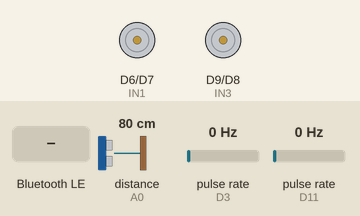
This sketch was run on a simulated Arduino Uno R4 WiFi. Shown: motor-driver pin pairs drawn as motors (green arrow = first pin HIGH = forward, orange = second pin HIGH = backward, longer = more drive, scaled by the enable pin). Wiring (inferred from the names in the program): 2 × pulse sensor: data D3 / data D11. The test bench sets the inputs (shaded band); at power-on: distance to the obstacle (sensor on A0) 80 cm, pulse rate (sensors on D3, D11) 0 Hz. The echo pulse lasts 58.3 µs per cm; nothing arrives over Bluetooth unless stated; a phone connects over Bluetooth LE 3 s after start; what the sketch prints to the serial monitor is not drawn.

Above: at 2.2 s.
2.3 s: Bluetooth LE write "start" received
At 4.08 s:
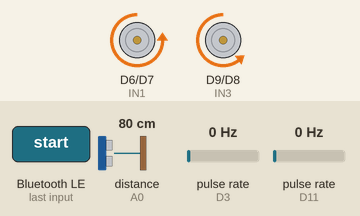
At 5.0 s:
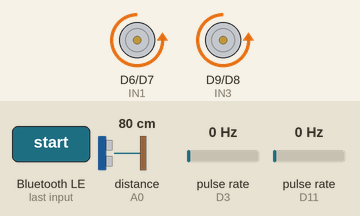
5.3 s: distance to the obstacle (sensor on A0) set to 21 cm
6.8 s: distance to the obstacle (sensor on A0) set to 18 cm
At 7.7 s:
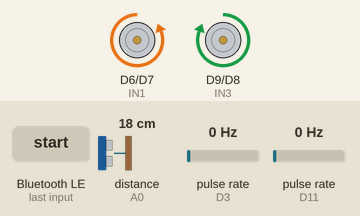
9.8 s: pulse rate (sensor on D3) set to 50 Hz
Timing chart, 0 to 12.8 s (numbered marks = the images above; inputs shaded):
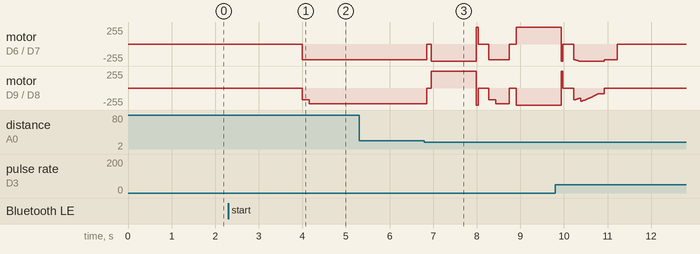

Measured:
- the behaviour switches between 20 and 19 cm on distance to the obstacle (sensor on A0) (found by bisection; images 2 and 3)
- after the input at 2.3 s, motor on D6 (IN1) / D7 (IN2): stopped → backward 233/255 after 1.7 s; motor on D9 (IN3) / D8 (IN4): stopped → backward 178/255 after 1.7 s, → backward 233/255 0.15 s later
- after the input at 5.3 s, every drawn part: stays the same

The sketch:

simple_avoid.ino
```cpp
// ============================================================================
// SIMPLE AVOID — เหตุการณ์เดียวคงที่: วิ่งตรง -> เจอสิ่งกีดขวางหยุด -> เลี้ยวขวา
// เลี่ยง -> วิ่งผ่าน -> เลี้ยวซ้ายกลับแนวเดิม -> วิ่งต่อ -> จบ (เลี้ยวซ้ายครั้งเดียว
// แค่ตอนกลับแนวหลังเลี่ยง ไม่มีเลี้ยวซ้ายตั้งต้น)
// มอเตอร์/encoder คัดลอกจาก manual_control.ino/robotcurclerun.ino (ค่าจูนจริงจาก
// ฮาร์ดแวร์เดียวกัน) เซนเซอร์ตรวจสิ่งกีดขวางใช้ขาเดียวกับ obstacle_avoidance
// (HC-SR04 หน้า A0/A1) — Servo/IR รอบตัวเดินสายไว้ตามเดิมแต่ไม่ใช้ใน
// เหตุการณ์เดียวนี้ (ไม่ต้องสแกนหาทาง ทิศเลี้ยวคงที่แล้ว)
// ============================================================================
#include <ArduinoBLE.h>

// ----------------------------------------------------------------------------
// 1. HARDWARE PIN DEFINITIONS
// ----------------------------------------------------------------------------
const int ENA = 5;  // Left motor PWM
const int IN1 = 6;
const int IN2 = 7;
const int ENB = 10; // Right motor PWM
const int IN3 = 9;
const int IN4 = 8;

const int ENCODER_L = 11;
const int ENCODER_R = 3;

const int ECHO_PIN = A0; // HC-SR04 หน้า (ตามผังขา obstacle_avoidance)
const int TRIG_PIN = A1;
// IR รอบตัว/Servo เดินสายไว้ตามฮาร์ดแวร์จริง (A2/A3/A4/A5) แต่เหตุการณ์เดียวนี้
// ทิศเลี้ยวคงที่แล้ว ไม่ต้องสแกนหาทาง จึงไม่ใช้ในโค้ดนี้

// ----------------------------------------------------------------------------
// 2. CALIBRATION (ค่าจูนจริงจาก robotcurclerun.ino/manual_control.ino)
// ----------------------------------------------------------------------------
const int DISK_SLOTS = 20;
const float WHEEL_DIAMETER_CM = 6.5;
const float TRACK_WIDTH_CM = 14.5;
const float WHEEL_CIRCUMFERENCE_CM = 3.14159265 * WHEEL_DIAMETER_CM;
const float CM_PER_PULSE = WHEEL_CIRCUMFERENCE_CM / DISK_SLOTS;

int RUN_SPEED = 60000;
const int TURN_SPEED = 65535;
const int BRAKE_REVERSE_MS = 35;
const int BRAKE_HOLD_MS = 150;

const float CM_PER_SEC = 86.4;
const float DEG_PER_SEC = 310.0;
const float ENC_TRIM_L = 1.0;
const float TURN_DEG_SCALE = (360.0 / 270.0) * (360.0 / 402.5);
const float Kp_enc = 850.0;
const float Ki_enc = 20.0;
const int LAUNCH_TRIM = 14000;
const unsigned long LAUNCH_TRIM_MS = 150;

// เหตุการณ์เดียวคงที่ — ปรับสดได้ด้วยคำสั่ง (ดู parseCommand)
float TURN_DEG = 90.0;        // มุมเลี้ยวซ้าย/ขวาทั้งสองจุด
float FRONT_STOP_CM = 20.0;   // ระยะหน้าที่ถือว่าเจอสิ่งกีดขวาง
float DETOUR_CM = 40.0;       // ระยะวิ่งผ่านสิ่งกีดขวางหลังเลี้ยวขวา
float RESUME_CM = 60.0;       // ระยะวิ่งต่อหลังเลี้ยวซ้ายกลับแนวเดิม
const uint32_t ECHO_TIMEOUT_US = 26000; // A0 ไม่มี external interrupt บน UNO R4 — จำกัดรอ echo
const unsigned long PING_INTERVAL_MS = 65;
const unsigned long FRONT_INVALID_FAULT_MS = 1500; // อ่านไม่ได้ต่อเนื่องนานเท่านี้ = หยุดแจ้งเหตุ

// ----------------------------------------------------------------------------
// 3. ENCODER COUNTERS
// ----------------------------------------------------------------------------
volatile unsigned long pulse_count_L = 0;
volatile unsigned long pulse_count_R = 0;
void isr_count_L() { pulse_count_L++; }
void isr_count_R() { pulse_count_R++; }
void resetEncoders() { pulse_count_L = 0; pulse_count_R = 0; }

// ----------------------------------------------------------------------------
// 4. BLE (NUS) + STATE
// ----------------------------------------------------------------------------
const bool USE_BLE = true;
BLEService uartService("6E400001-B5A3-F393-E0A9-E50E24DCCA9E");
BLECharacteristic txChar("6E400003-B5A3-F393-E0A9-E50E24DCCA9E", BLENotify, 64);
BLECharacteristic rxChar("6E400002-B5A3-F393-E0A9-E50E24DCCA9E", BLEWrite | BLEWriteWithoutResponse, 64);
bool ble_connected = false;
bool was_ble_connected = false;
bool emergency_stop = false;
bool start_requested = false;
bool mission_completed = true; // ยังไม่เริ่ม จึงถือว่า "จบ" ไว้ก่อน รอ start

void sendTelemetry(const String &msg) {
  Serial.println(msg);
  if (USE_BLE && ble_connected && txChar.subscribed()) {
    txChar.writeValue(msg.c_str(), msg.length());
  }
}

// ----------------------------------------------------------------------------
// 5. ULTRASONIC (หน้า) — ตาม README obstacle_avoidance: pulseIn จำกัดรอ 26ms,
// ไม่มี echo ไม่ถือว่าทางโล่ง (คืน -1)
// ----------------------------------------------------------------------------
float readFrontCM() {
  digitalWrite(TRIG_PIN, LOW);
  delayMicroseconds(2);
  digitalWrite(TRIG_PIN, HIGH);
  delayMicroseconds(10);
  digitalWrite(TRIG_PIN, LOW);

  unsigned long duration_us = pulseIn(ECHO_PIN, HIGH, ECHO_TIMEOUT_US);
  if (duration_us == 0) return -1.0; // timeout: อ่านไม่ได้ ไม่ถือว่าโล่ง
  return duration_us / 58.0;
}

// ----------------------------------------------------------------------------
// 6. MOTOR PRIMITIVES (คัดลอกจาก manual_control.ino)
// ----------------------------------------------------------------------------
void stop() {
  analogWrite(ENA, 0);
  analogWrite(ENB, 0);
  digitalWrite(IN1, 0);
  digitalWrite(IN2, 0);
  digitalWrite(IN3, 0);
  digitalWrite(IN4, 0);
}

void brake(int duration_ms = 150) {
  digitalWrite(IN1, 1);
  digitalWrite(IN2, 1);
  digitalWrite(IN3, 1);
  digitalWrite(IN4, 1);
  analogWrite(ENA, 65535);
  analogWrite(ENB, 65535);
  if (duration_ms > 0) delay(duration_ms);
}

void applyMotorSpeeds(int current_L, int current_R) {
  analogWrite(ENA, current_L);
  analogWrite(ENB, current_R);
}

void processBLE(); // fwd decl — เรียกกลางลูปมอเตอร์เพื่อรับ STOP ทันที

// วิ่งตรงระยะ distance_cm คงที่ (ใช้หลังเลี่ยงสิ่งกีดขวางแล้ว/วิ่งต่อจบภารกิจ)
void driveStraight(bool forward_dir, float distance_cm) {
  resetEncoders();
  digitalWrite(IN1, forward_dir ? 0 : 1);
  digitalWrite(IN2, forward_dir ? 1 : 0);
  digitalWrite(IN3, forward_dir ? 0 : 1);
  digitalWrite(IN4, forward_dir ? 1 : 0);

  int base_L = RUN_SPEED;
  int base_R = RUN_SPEED;
  int launch_bias_dir = forward_dir ? -LAUNCH_TRIM : 0;
  applyMotorSpeeds(base_L, constrain(base_R + launch_bias_dir, 23000, 65535));

  unsigned long target_duration_ms = (unsigned long)(distance_cm / CM_PER_SEC * 1000.0);
  unsigned long drive_start = millis();
  long integral_error = 0;

  while (true) {
    unsigned long elapsed = millis() - drive_start;
    if (elapsed >= target_duration_ms) break;

    long error = (long)(pulse_count_L * ENC_TRIM_L) - (long)pulse_count_R;
    integral_error = constrain(integral_error + error, -800, 800);
    int adjustment = constrain((int)(Kp_enc * error + Ki_enc * integral_error), -40000, 40000);

    int launch_bias = (forward_dir && elapsed < LAUNCH_TRIM_MS) ? LAUNCH_TRIM : 0;
    int current_L = constrain(base_L - adjustment, 23000, 65535);
    int current_R = constrain(base_R + adjustment - launch_bias, 23000, 65535);
    applyMotorSpeeds(current_L, current_R);

    processBLE();
    if (emergency_stop) { stop(); return; }
    delay(10);
  }

  unsigned long catchup_start = millis();
  while (!emergency_stop && labs((long)pulse_count_L - (long)pulse_count_R) > 2 && millis() - catchup_start < 300) {
    if (pulse_count_L < pulse_count_R) applyMotorSpeeds(base_L, 0);
    else applyMotorSpeeds(0, base_R);
    delay(2);
  }

  brake(100);
  stop();
  delay(50);
}

void forward(float distance_cm) { driveStraight(true, distance_cm); }

// วิ่งตรงไปข้างหน้าไม่จำกัดระยะ จนกว่าจะเจอสิ่งกีดขวางหน้า (<=FRONT_STOP_CM)
// คืน true = เจอสิ่งกีดขวางแล้วหยุด, false = อ่านเซนเซอร์ไม่ได้ต่อเนื่องนานเกินไป (fault)
bool driveUntilObstacle() {
  resetEncoders();
  digitalWrite(IN1, 0);
  digitalWrite(IN2, 1);
  digitalWrite(IN3, 0);
  digitalWrite(IN4, 1);

  int base_L = RUN_SPEED;
  int base_R = RUN_SPEED;
  applyMotorSpeeds(base_L, constrain(base_R - LAUNCH_TRIM, 23000, 65535));

  unsigned long drive_start = millis();
  unsigned long last_ping = 0;
  unsigned long last_valid_read = millis();
  long integral_error = 0;

  while (true) {
    unsigned long now = millis();
    unsigned long elapsed = now - drive_start;

    long error = (long)(pulse_count_L * ENC_TRIM_L) - (long)pulse_count_R;
    integral_error = constrain(integral_error + error, -800, 800);
    int adjustment = constrain((int)(Kp_enc * error + Ki_enc * integral_error), -40000, 40000);
    int launch_bias = (elapsed < LAUNCH_TRIM_MS) ? LAUNCH_TRIM : 0;
    int current_L = constrain(base_L - adjustment, 23000, 65535);
    int current_R = constrain(base_R + adjustment - launch_bias, 23000, 65535);
    applyMotorSpeeds(current_L, current_R);

    processBLE();
    if (emergency_stop) { stop(); return false; }

    if (now - last_ping >= PING_INTERVAL_MS) {
      last_ping = now;
      float front_cm = readFrontCM();
      if (front_cm > 0) {
        last_valid_read = now;
        if (front_cm <= FRONT_STOP_CM) {
          brake(100);
          stop();
          sendTelemetry("[Avoid] เจอสิ่งกีดขวางหน้า " + String(front_cm, 1) + " ซม.");
          return true;
        }
      } else if (now - last_valid_read >= FRONT_INVALID_FAULT_MS) {
        brake(100);
        stop();
        sendTelemetry("[Avoid] FAULT: อ่านระยะหน้าไม่ได้ต่อเนื่อง");
        return false;
      }
    }

    delay(10);
  }
}

// pivot สองล้อ target_deg องศา — right_dir=true คือหมุนขวา, false คือหมุนซ้าย
void pivotTurn(bool right_dir, float target_deg) {
  resetEncoders();
  digitalWrite(IN1, right_dir ? 0 : 1);
  digitalWrite(IN2, right_dir ? 1 : 0);
  digitalWrite(IN3, right_dir ? 1 : 0);
  digitalWrite(IN4, right_dir ? 0 : 1);
  applyMotorSpeeds(TURN_SPEED, TURN_SPEED);

  float scaled_deg = target_deg * TURN_DEG_SCALE;
  float arc_cm = (scaled_deg / 360.0) * PI * TRACK_WIDTH_CM;
  unsigned long target_pulses = (unsigned long)(arc_cm / CM_PER_PULSE);
  unsigned long timeout_ms = (unsigned long)((scaled_deg / DEG_PER_SEC) * 1000.0 * 3.0);
  unsigned long turn_start = millis();

  while (true) {
    unsigned long avg_pulses = (pulse_count_L + pulse_count_R) / 2;
    if (avg_pulses >= target_pulses) break;
    if (millis() - turn_start >= timeout_ms) {
      sendTelemetry("[Turn] WARNING: encoder timeout");
      break;
    }
    processBLE();
    if (emergency_stop) { stop(); return; }
    delay(2);
  }

  digitalWrite(IN1, right_dir ? 1 : 0);
  digitalWrite(IN2, right_dir ? 0 : 1);
  digitalWrite(IN3, right_dir ? 0 : 1);
  digitalWrite(IN4, right_dir ? 1 : 0);
  applyMotorSpeeds(TURN_SPEED, TURN_SPEED);
  delay(BRAKE_REVERSE_MS);
  brake(BRAKE_HOLD_MS);
  stop();
  delay(100);
}

void turn_right(float target_deg) { pivotTurn(true, target_deg); }
void turn_left(float target_deg) { pivotTurn(false, target_deg); }

// ----------------------------------------------------------------------------
// 7. เหตุการณ์เดียวคงที่
// ----------------------------------------------------------------------------
void runScenario() {
  sendTelemetry("[Scenario] วิ่งตรงจนเจอสิ่งกีดขวาง");
  if (!driveUntilObstacle()) return; // เจอ fault หรือ emergency_stop กลางทาง
  if (emergency_stop) return;

  sendTelemetry("[Scenario] เลี้ยวขวาเลี่ยง " + String(TURN_DEG, 0) + "°");
  turn_right(TURN_DEG);
  if (emergency_stop) return;

  sendTelemetry("[Scenario] วิ่งผ่านสิ่งกีดขวาง " + String(DETOUR_CM, 1) + " ซม.");
  forward(DETOUR_CM);
  if (emergency_stop) return;

  sendTelemetry("[Scenario] เลี้ยวซ้ายกลับแนวเดิม " + String(TURN_DEG, 0) + "°");
  turn_left(TURN_DEG);
  if (emergency_stop) return;

  sendTelemetry("[Scenario] วิ่งต่อ " + String(RESUME_CM, 1) + " ซม.");
  forward(RESUME_CM);
  if (emergency_stop) return;

  stop();
  mission_completed = true;
  sendTelemetry("[Scenario] จบภารกิจ");
}

// ----------------------------------------------------------------------------
// 8. COMMAND PARSER — ใช้ร่วมกันทั้ง BLE (rxChar) และ USB Serial
// ----------------------------------------------------------------------------
void reportStatus() {
  sendTelemetry("[Status] TURN_DEG=" + String(TURN_DEG, 1) + " FRONT_STOP_CM=" + String(FRONT_STOP_CM, 1) +
                " DETOUR_CM=" + String(DETOUR_CM, 1) + " RESUME_CM=" + String(RESUME_CM, 1) +
                " RUN_SPEED=" + String(RUN_SPEED) + " BLE=" + String(ble_connected ? 1 : 0) +
                " STOP=" + String(emergency_stop ? 1 : 0) + " DONE=" + String(mission_completed ? 1 : 0));
}

void parseCommand(String cmd) {
  cmd.trim();
  if (cmd.length() == 0) return;
  String lower = cmd;
  lower.toLowerCase();

  if (lower == "stop" || lower == "s") {
    emergency_stop = true;
    stop();
    sendTelemetry("[CMD] STOP");
    return;
  }
  if (lower == "start" || lower == "f") {
    emergency_stop = false;
    mission_completed = false;
    start_requested = true;
    sendTelemetry("[CMD] START");
    return;
  }
  if (lower == "v") { reportStatus(); return; }

  if (lower.startsWith("deg ")) { TURN_DEG = lower.substring(4).toFloat(); sendTelemetry("[CMD] TURN_DEG=" + String(TURN_DEG, 1)); return; }
  if (lower.startsWith("stopcm ")) { FRONT_STOP_CM = lower.substring(7).toFloat(); sendTelemetry("[CMD] FRONT_STOP_CM=" + String(FRONT_STOP_CM, 1)); return; }
  if (lower.startsWith("detour ")) { DETOUR_CM = lower.substring(7).toFloat(); sendTelemetry("[CMD] DETOUR_CM=" + String(DETOUR_CM, 1)); return; }
  if (lower.startsWith("resume ")) { RESUME_CM = lower.substring(7).toFloat(); sendTelemetry("[CMD] RESUME_CM=" + String(RESUME_CM, 1)); return; }
  if (lower.startsWith("spd ")) { RUN_SPEED = constrain(lower.substring(4).toInt(), 20000, 65535); sendTelemetry("[CMD] RUN_SPEED=" + String(RUN_SPEED)); return; }

  sendTelemetry("[CMD] ไม่รู้จัก: " + cmd);
}

void processBLE() {
  if (!USE_BLE) return;
  BLE.poll();
  BLEDevice central = BLE.central();
  ble_connected = central && central.connected();

  if (was_ble_connected && !ble_connected) {
    emergency_stop = true;
    stop();
  }
  was_ble_connected = ble_connected;

  if (ble_connected && rxChar.written()) {
    int len = rxChar.valueLength();
    const uint8_t* val = rxChar.value();
    String cmd = "";
    for (int i = 0; i < len; i++) cmd += (char)val[i];
    parseCommand(cmd);
  }
}

// ----------------------------------------------------------------------------
// 9. SETUP / LOOP
// ----------------------------------------------------------------------------
void setup() {
  Serial.begin(115200);
  delay(1000);
  Serial.println("=== SIMPLE AVOID READY ===");
  Serial.println("start/f = เริ่ม, stop/s = หยุด, v = สถานะ");
  Serial.println("ปรับสด: deg <n> / stopcm <n> / detour <n> / resume <n> / spd <n>");

  analogWriteResolution(16);
  pinMode(ENA, OUTPUT);
  pinMode(IN1, OUTPUT);
  pinMode(IN2, OUTPUT);
  pinMode(ENB, OUTPUT);
  pinMode(IN3, OUTPUT);
  pinMode(IN4, OUTPUT);
  stop();

  pinMode(ENCODER_L, INPUT_PULLUP);
  pinMode(ENCODER_R, INPUT_PULLUP);
  attachInterrupt(digitalPinToInterrupt(ENCODER_L), isr_count_L, RISING);
  attachInterrupt(digitalPinToInterrupt(ENCODER_R), isr_count_R, RISING);

  pinMode(TRIG_PIN, OUTPUT);
  pinMode(ECHO_PIN, INPUT);
  digitalWrite(TRIG_PIN, LOW);

  if (USE_BLE) {
    if (BLE.begin()) {
      BLE.setLocalName("SIMPLE-AVOID");
      BLE.setDeviceName("SIMPLE-AVOID");
      BLE.setAdvertisedService(uartService);
      uartService.addCharacteristic(txChar);
      uartService.addCharacteristic(rxChar);
      BLE.addService(uartService);
      BLE.advertise();
      Serial.println("[BLE] Online! Device Name: SIMPLE-AVOID");
    } else {
      Serial.println("[BLE] Warning: BLE failed to initialize!");
    }
  }
}

void loop() {
  processBLE();

  if (Serial.available()) {
    String cmd = Serial.readStringUntil('\n');
    parseCommand(cmd);
  }

  if (start_requested && !emergency_stop) {
    start_requested = false;
    runScenario();
  }
}
```
